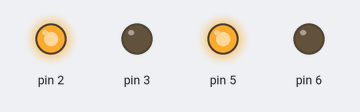
The sketch below on a simulated Arduino Uno, built with avr-gcc and run on an emulated ATmega328P. On the bench: output pins drawn as LEDs (lit = HIGH).

Above: at 0.1 s.
Timing chart, 0 to 1.6 s (numbered marks = the images above):
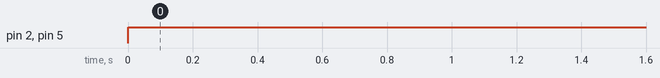

Measured:
- by itself, pin 2, pin 5: LOW → HIGH at 0.00 s

The sketch:

Motore.ino
```cpp
#include "motore.h"

MotoreL9110S Motore(2, 3, 5, 6);

void setup() {

}

void loop() {
  Motore.avanti();
}
```

motore.cpp
```cpp
#include "motore.h"
#include <Arduino.h>

MotoreL9110S::MotoreL9110S(int p1, int p2, int p3, int p4){
  pin1 = p1;
  pin2 = p2;
  pin3 = p3;
  pin4 = p4;
  pinMode(pin1, OUTPUT);
  pinMode(pin2, OUTPUT);
  pinMode(pin3, OUTPUT);
  pinMode(pin4, OUTPUT);
}

void MotoreL9110S::avanti() {
  digitalWrite(pin1, HIGH);
  digitalWrite(pin2, LOW);
  digitalWrite(pin3, HIGH);
  digitalWrite(pin4, LOW);
}

void MotoreL9110S::indietro() {
  digitalWrite(pin1, LOW);
  digitalWrite(pin2, HIGH);
  digitalWrite(pin3, LOW);
  digitalWrite(pin4, HIGH);
}

void MotoreL9110S::fermo() {
  digitalWrite(pin1, LOW);
  digitalWrite(pin2, LOW);
  digitalWrite(pin3, LOW);
  digitalWrite(pin4, LOW);
}

void MotoreL9110S::sinistra() {
  digitalWrite(pin1, LOW);
  digitalWrite(pin2, LOW);
  digitalWrite(pin3, HIGH);
  digitalWrite(pin4, LOW);
}

void MotoreL9110S::destra() {
  digitalWrite(pin1, HIGH);
  digitalWrite(pin2, LOW);
  digitalWrite(pin3, LOW);
  digitalWrite(pin4, LOW);
}
```

motore.h
```cpp
#ifndef MOTORE_H
#define MOTORE_H

class MotoreL9110S {
  private:
    int pin1;
    int pin2;
    int pin3;
    int pin4;


  public:
    MotoreL9110S(int p1, int p2, int p3, int p4);
    void avanti();
    void indietro();
    void fermo();
    void sinistra();
    void destra();
};
#endif
```
